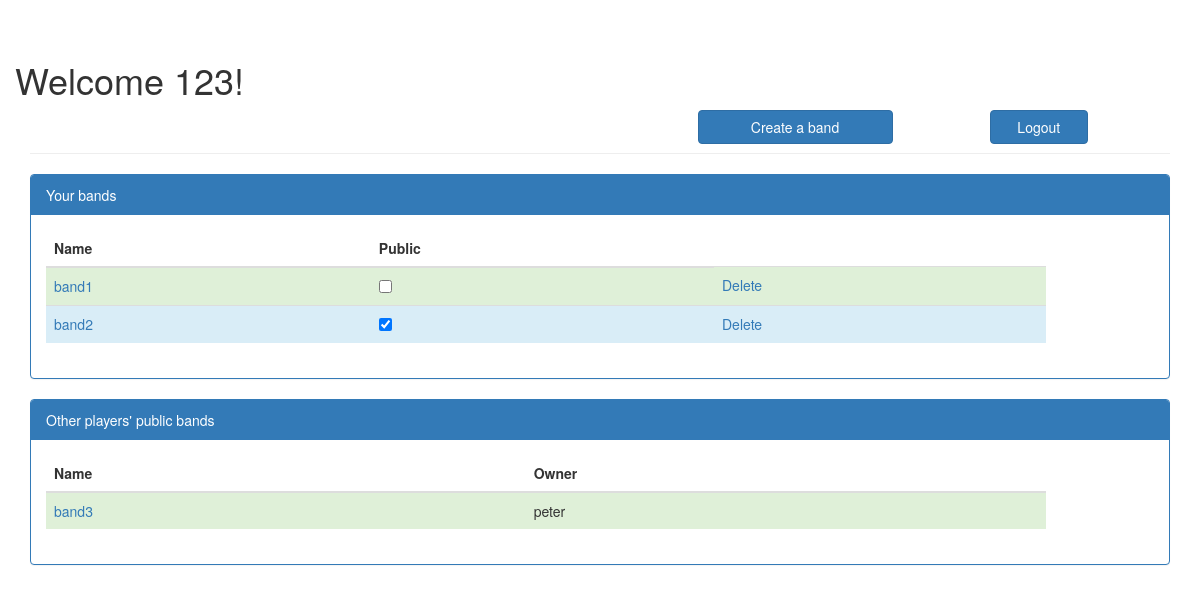
Before: /bandlist/123 (signed in) with the older database file.
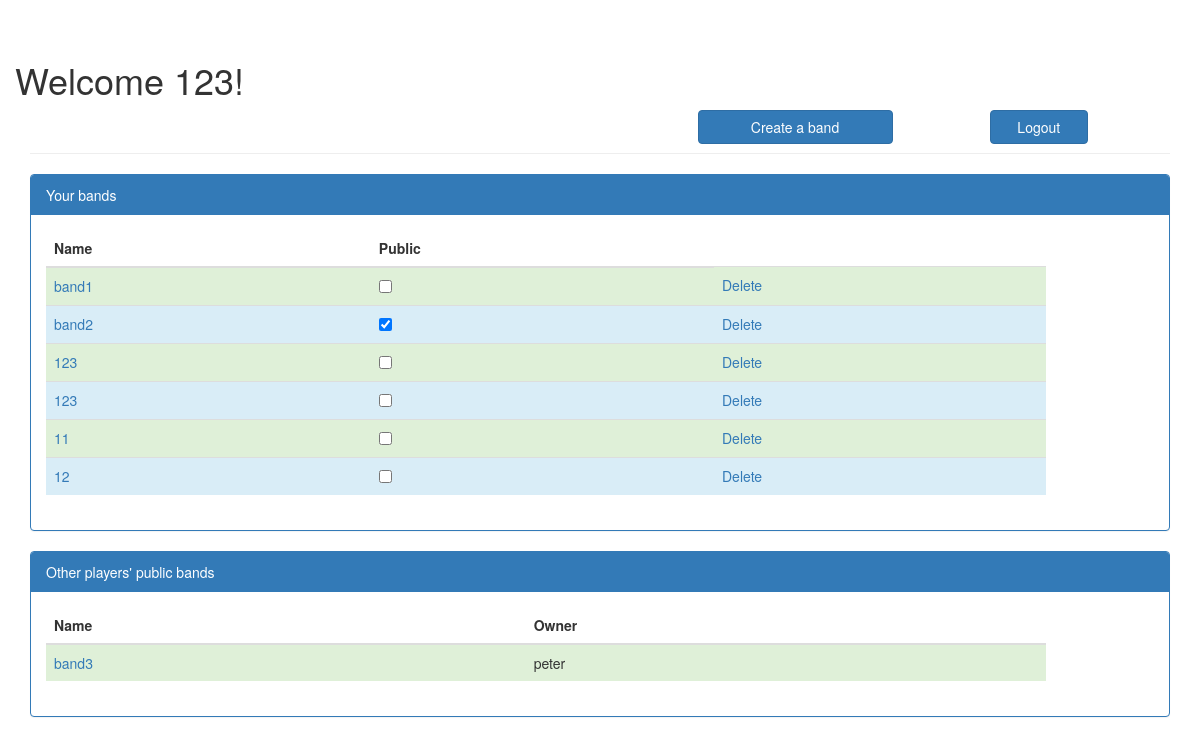
After: the same page with the newer database file.
### tables this page shows
CREATE TABLE "bands" (
"name"  TEXT,
"username"  TEXT,
"public"  INTEGER,
"captainId"  INTEGER,
"ensignId"  INTEGER DEFAULT 0,
"currency"  INTEGER,
"soldiers"  TEXT
);

### views.py (the view)
@views.route('/bandlist/<username>', methods=['GET'])
@_login_required
def bandlist(username):
    if session['current_user'] != username:
        abort(401)
    own_bands = query_own_band_list(username)
    others_bands = query_others_band_list(username)
    return render_template('bandlist.html', own_bands=own_bands, others_bands=others_bands, username=username), httpcodes.OK

### services.py (called while the page is built)
def query_own_band_list(username):
	sql = "SELECT NAME,PUBLIC FROM BANDS WHERE USERNAME = ?"
	params = (username,)
	res = execute_query(sql, params)
	return res

def query_others_band_list(username):
	sql = "SELECT NAME,USERNAME FROM BANDS WHERE USERNAME != ? AND PUBLIC = 1"
	params = (username,)
	res = execute_query(sql, params)
	return res

### utilities.py (called while the page is built)
def execute_query(sql, param = None):
	try:
		conn = sqlite3.connect(configs.SQLITE_FILE)
		if param == None:
			cu = conn.execute(sql)
		else:
			cu = conn.execute(sql, param)
		res = cu.fetchall()
		return res
	except Exception, e:
		print e
		return None
	finally:
		if conn is not None:
			conn.close()

### templates/bandlist.html (shortened to what this page needs)
<!DOCTYPE html>
<html>
	<head>
		<link rel="stylesheet" type="text/css" href="/static/lib/bootstrap-3.3.7/css/bootstrap.min.css">
	</head>
	<body>
		<div class="container">
			<div class="page-header">
				<div class="row">
				<h1>Welcome {{username}}!</h1>
				<a href="{{url_for("views.new_warband")}}" class="btn btn-primary col-sm-2 col-sm-offset-7">Create a band</a>
				<a href="{{url_for("views.logout")}}" class="btn btn-primary col-sm-1 col-sm-offset-1">Logout</a>
				</div>
			</div>
			<div class="panel-group">
				<div class="panel panel-primary">
					<div class="panel-heading">Your bands</div>
					<div class="panel-body">
						<div class="table-wrapper">
						<table class="table">
							<thead>
								<tr>
									<th>Name</th>
									<th>Public</th>
								</tr>
							</thead>
							{% for band in own_bands %}
								<tr class="{{ loop.cycle('success', 'info') }}">
									<td class="band_name"><a href="/edit/{{band[0]}}">{{band[0]}}</a></td>
									<td>
										<input type="checkbox" class="public" {{band[1] > 0 and 'checked="checked"' or ''}}>
									</td>
									<td><a href="/delete/{{band[0]}}">Delete</a></td>
								</tr>
							{% endfor %}
						</table>
						</div>
					</div>
				</div>
				<br>
				<div class="panel panel-primary">
					<div class="panel-heading">Other players' public bands</div>
					<div class="panel-body">
						<div class="table-wrapper">
						<table class="table">
							<thead>
								<tr>
									<th>Name</th>
									<th>Owner</th>
								</tr>
							</thead>
							{% for band in others_bands %}
								<tr class="{{ loop.cycle('success', 'info') }}">
									<td><a href="/edit/{{band[0]}}">{{band[0]}}</a></td>
									<td>{{band[1]}}</td>
								</tr>
							{% endfor %}
						</table>
						</div>
					</div>
				</div>
			</div>
		</div>
	</body>
</html>

### templates/bandlist.html (style rules this page uses)
.table-wrapper { max-height: 400px; max-width: 1000px; overflow: auto; }

Changed rows visible on the page:
added bands: name "123", shown under "Welcome 123!"
added bands: name "123", shown under "Welcome 123!"
added bands: name "11", shown under "Welcome 123!"
added bands: name "12", shown under "Welcome 123!"
